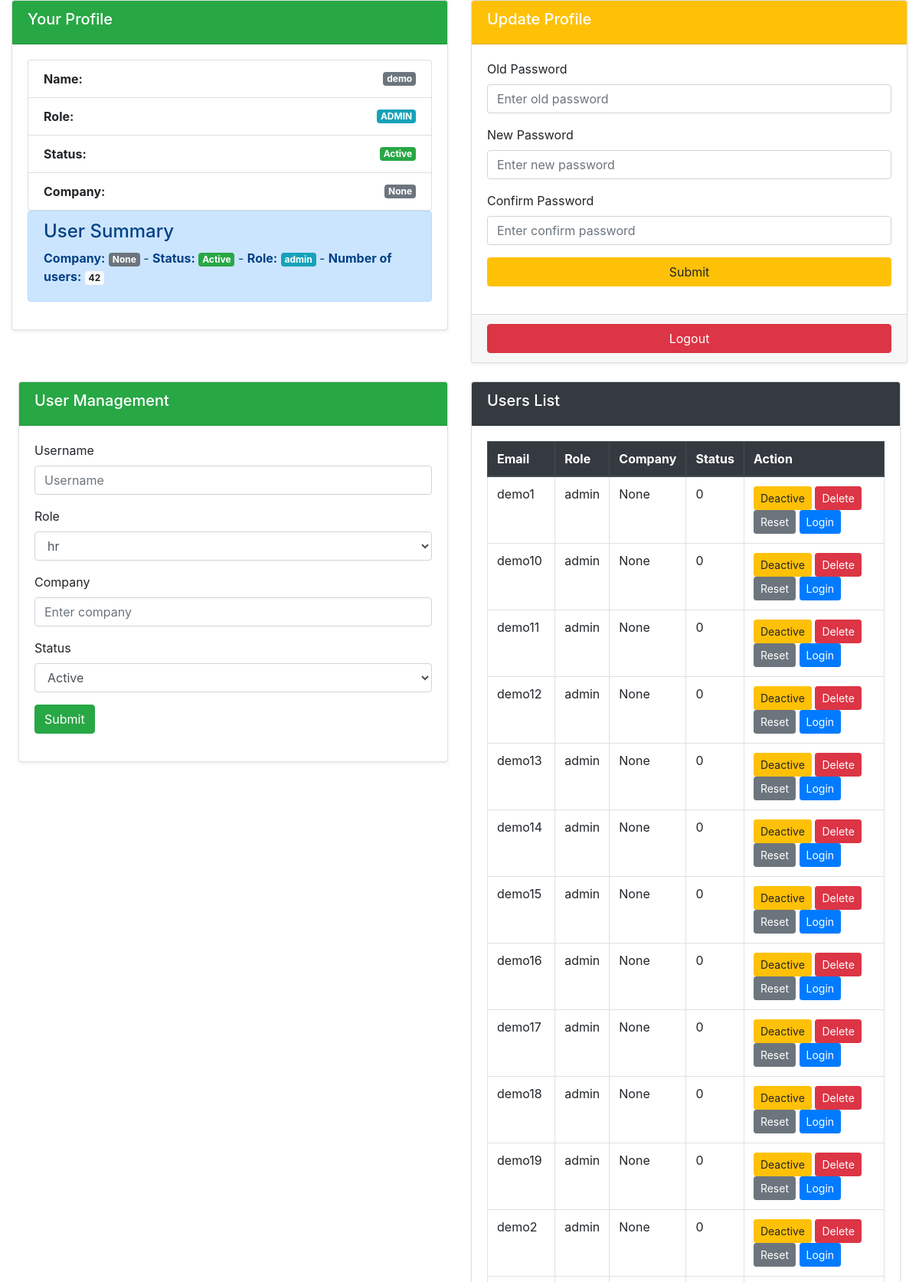
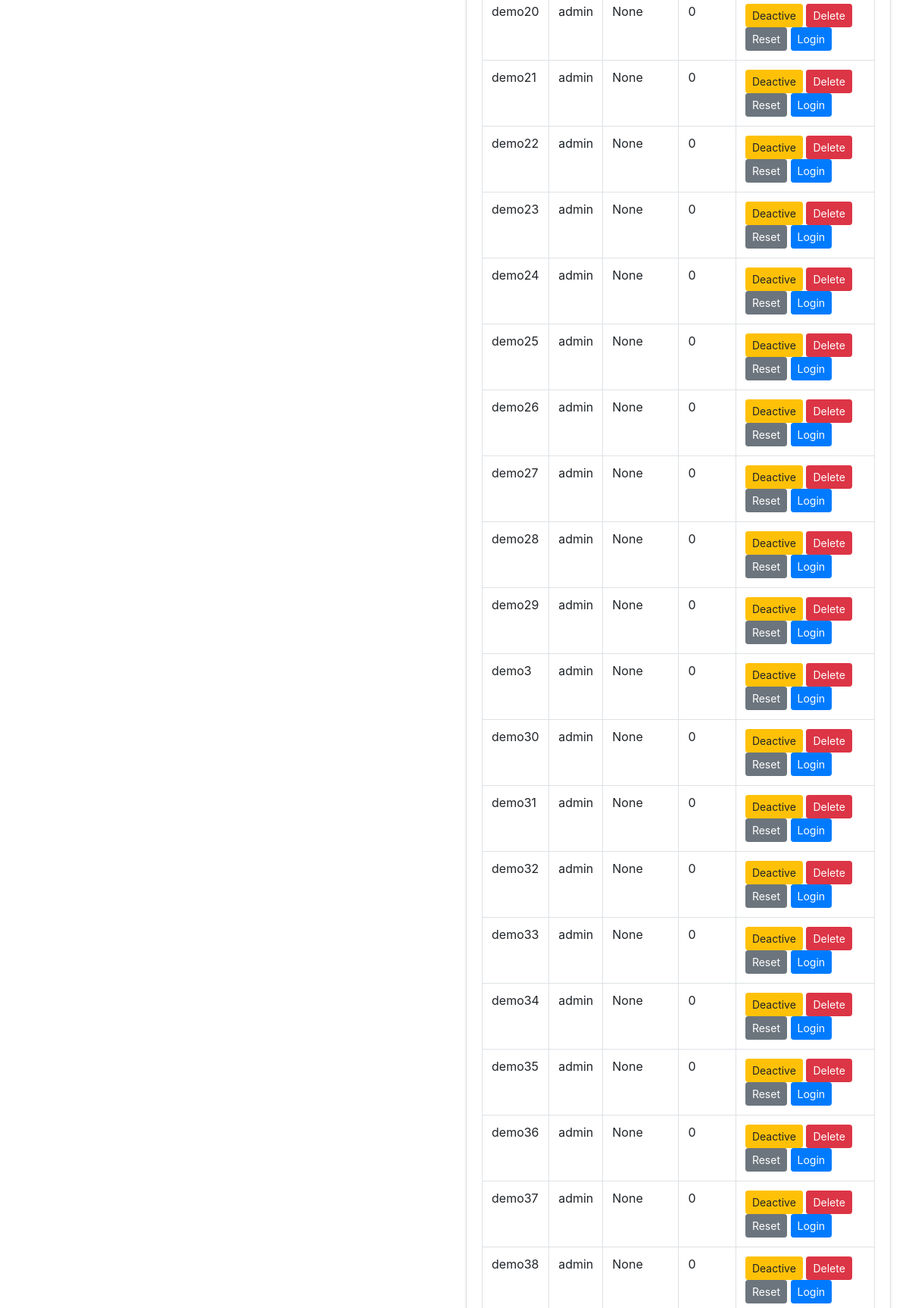
Screenshot of /hr/admin (signed in, upper part) with the database file from the repository (2 pictures, top to bottom).
### tables this page shows
CREATE TABLE `user` (
  `email` varchar(10) NOT NULL,
  `password` varchar(32) NOT NULL,
  `role` varchar(10) NOT NULL,
  `company` varchar(10) NOT NULL,
  `status` tinyint(1) NOT NULL,
  `reg_date` timestamp NOT NULL DEFAULT current_timestamp(),
  PRIMARY KEY (`email`)
);

### hr/admin/index.php (the view, shortened to what this page needs)
<?php include_once "head1.php"; ?>
<link rel="stylesheet" href="https://stackpath.bootstrapcdn.com/bootstrap/4.5.2/css/bootstrap.min.css">
<div class="container-fluid">
<div class="row">
    <div class="col-md-6">
        <div class="card mb-4 shadow-sm">
            <div class="card-header bg-success text-white">
                <h5>Your Profile</h5>
            </div>
            <div class="card-body">
                <div class="list-group">
                    <div class="list-group-item d-flex justify-content-between align-items-center">
                        <strong>Name:</strong>
                        <span class="badge badge-secondary"><?php echo htmlspecialchars($_SESSION['email']); ?></span>
                    </div>
                    <?php
                    $sql = "SELECT * FROM user WHERE email='" . $_SESSION['email'] . "'";
                    $result = mysqli_query($conn, $sql);
                    if (mysqli_num_rows($result) > 0) {
                        while ($row = mysqli_fetch_assoc($result)) {
                            echo "<div class='list-group-item d-flex justify-content-between align-items-center'><strong>Role:</strong><span class='badge badge-info'>" . htmlspecialchars(strtoupper($row['role'])) . "</span></div>";
                            echo "<div class='list-group-item d-flex justify-content-between align-items-center'><strong>Status:</strong><span class='badge badge-" . ($row['status'] == 0 ? 'success' : 'danger') . "'>" . ($row['status'] == 0 ? 'Active' : 'Blocked') . "</span></div>";
                            echo "<div class='list-group-item d-flex justify-content-between align-items-center'><strong>Company:</strong><span class='badge badge-secondary'>" . htmlspecialchars($row['company']) . "</span></div>";
                        }
                    } else {
                        echo "<div class='list-group-item list-group-item-danger'>No results found.</div>";
                    }
                    ?>
                </div>
                <div class="alert alert-primary" role="alert">
                <h4 class="alert-heading"><i class="fas fa-users"></i> User Summary</h4>
                <?php
                $sql = "SELECT company, status, role, COUNT(DISTINCT email) AS total FROM user GROUP BY company, status, role";
                $result = mysqli_query($conn, $sql);
                while ($row = mysqli_fetch_assoc($result)) {
                    echo "<p class='mb-2'><i class='fas fa-building'></i> <strong>Company:</strong> <span class='badge badge-secondary'>" . htmlspecialchars($row['company']) . "</span> - <i class='fas fa-circle'></i> <strong>Status:</strong> <span class='badge badge-" . ($row['status'] == 0 ? 'success' : 'danger') . "'>" . ($row['status'] == 0 ? 'Active' : 'Blocked') . "</span> - <i class='fas fa-user-tag'></i> <strong>Role:</strong> <span class='badge badge-info'>" . htmlspecialchars($row['role']) . "</span> - <i class='fas fa-user-friends'></i> <strong>Number of users:</strong> <span class='badge badge-light'>" . $row['total'] . "</span></p>";
                }
                ?>
                </div>
            </div>
        </div>
    </div>
    <div class="col-md-6">
        <div class="card mb-4 shadow-sm">
            <div class="card-header bg-warning text-white">
                <h5>Update Profile</h5>
            </div>
            <div class="card-body">
                <form method="POST" action="<?php echo htmlspecialchars($_SERVER['PHP_SELF']); ?>">
                    <div class="mb-3">
                        <label for="oldpassword" class="form-label">Old Password</label>
                        <input type="password" class="form-control" id="oldpassword" name="oldpassword" placeholder="Enter old password" required>
                    </div>
                    <div class="mb-3">
                        <label for="password" class="form-label">New Password</label>
                        <input type="password" class="form-control" id="password" name="password" placeholder="Enter new password" pattern="(?=.*\d)[A-Za-z\d]{8,}" title="Must contain at least 8 characters, including letters and numbers" required>
                    </div>
                    <div class="mb-3">
                        <label for="confirmpassword" class="form-label">Confirm Password</label>
                        <input type="password" class="form-control" id="confirmpassword" name="confirmpassword" placeholder="Enter confirm password" pattern="(?=.*\d)[A-Za-z\d]{8,}" title="Must contain at least 8 characters, including letters and numbers" required>
                    </div>
                    <button type="submit" name="updatepassword" class="btn btn-warning w-100">Submit</button>
                </form>
            </div>
            <div class="card-footer text-muted">
                <a href="logout.php" class="btn btn-danger w-100">Logout</a>
            </div>
        </div>
    </div>
</div>
    <div class="row">
        <main role="main" class="col-md-12 ml-sm-auto col-lg-12 px-4">
            <div class="row">
                <div class="col-md-6">
                    <div class="card mb-4 shadow-sm">
                        <div class="card-header bg-success text-white">
                            <h5>User Management</h5>
                        </div>
                        <div class="card-body">
                            <form action="<?php echo htmlspecialchars($_SERVER['PHP_SELF']); ?>" method="POST">
                                <div class="mb-3">
                                    <label for="email" class="form-label">Username</label>
                                    <input type="text" class="form-control" id="email" name="email" placeholder="Username" required>
                                </div>
                                <div class="mb-3">
                                    <label for="role" class="form-label">Role</label>
                                    <select class="form-control" id="role" name="role" required>
                                    <?php
                                $files = array_diff(scandir(dirname(__FILE__, 2)), array('..', '.', '.git', '.idea', 'vendor', 'composer.json', 'composer.lock', 'assets', 'person', 'admin'));
                                foreach ($files as $file) {
                                    if (is_dir(dirname(__FILE__, 2) . DIRECTORY_SEPARATOR . $file)) {
                                        echo "<option value='$file'>$file</option>";
                                    }
                                }
                                ?>
                                    </select>
                                </div>
                                <div class="mb-3">
                                    <label for="company" class="form-label">Company</label>
                                    <input type="text" class="form-control" id="company" name="company" placeholder="Enter company" required>
                                </div>
                                <div class="mb-3">
                                    <label for="status" class="form-label">Status</label>
                                    <select class="form-control" id="status" name="status" required>
                                        <option value="0">Active</option>
                                    </select>
                                </div>
                                <button type="submit" name="submit" class="btn btn-success">Submit</button>
                            </form>
                        </div>
                    </div>
                </div>
                <div class="col-md-6">
                    <div class="card mb-4 shadow-sm">
                        <div class="card-header bg-dark text-white">
                            <h5>Users List</h5>
                        </div>
                        <div class="card-body">
                            <table class="table table-bordered">
                                <thead class="thead-dark">
                                    <tr>
                                        <th>Email</th>
                                        <th>Role</th>
                                        <th>Company</th>
                                        <th>Status</th>
                                        <th>Action</th>
                                    </tr>
                                </thead>
                                <tbody>
                                    <?php
                                    $sql = "SELECT email, role, company, status FROM user where email != '$_SESSION[email]'";
                                    $result = mysqli_query($conn, $sql);
                                    if (mysqli_num_rows($result) > 0) {
                                        while ($row = mysqli_fetch_assoc($result)) {
                                            echo "<tr>";
                                            echo "<td>" . htmlspecialchars($row['email']) . "</td>";
                                            echo "<td>" . htmlspecialchars($row['role']) . "</td>";
                                            echo "<td>" . htmlspecialchars($row['company']) . "</td>";
                                            echo "<td>" . htmlspecialchars($row['status']) . "</td>";
                                            echo "<td>
                                                    <a href='index.php?activateid=" . htmlspecialchars($row['email']) . "' class='btn btn-sm " . ($row['status'] == 0 ? 'btn-warning' : 'btn-danger') . "'>" . ($row['status'] == 0 ? 'Deactive' : 'Active') . "</a>
                                                    <a href='index.php?deleteid=" . htmlspecialchars($row['email']) . "' class='btn btn-sm btn-danger'>Delete</a>
                                                    <a href='index.php?resetid=" . htmlspecialchars($row['email']) . "' class='btn btn-sm btn-secondary'>Reset</a>
                                                    <a href='index.php?loginid=" . htmlspecialchars($row['email']) . "' class='btn btn-sm btn-primary'>Login</a>
                                                  </td>";
                                            echo "</tr>";
                                        }
                                    } else {
                                        echo "<tr><td colspan='5' class='text-center'>No results found</td></tr>";
                                    }
                                    ?>
                                </tbody>
                            </table>
                        </div>
                    </div>
                </div>
            </div>
        </main>
    </div>
</div>

### rows the page displays
user: role "ADMIN", status "Active", company "None"
user: email "demo1", role "admin", company "None", status "0", shows "Deactive"
user: email "demo10", role "admin", company "None", status "0", shows "Deactive"
user: email "demo11", role "admin", company "None", status "0", shows "Deactive"
user: email "demo12", role "admin", company "None", status "0", shows "Deactive"
user: email "demo13", role "admin", company "None", status "0", shows "Deactive"
user: email "demo14", role "admin", company "None", status "0", shows "Deactive"
user: email "demo15", role "admin", company "None", status "0", shows "Deactive"
user: email "demo16", role "admin", company "None", status "0", shows "Deactive"
user: email "demo17", role "admin", company "None", status "0", shows "Deactive"
user: email "demo18", role "admin", company "None", status "0", shows "Deactive"
user: email "demo19", role "admin", company "None", status "0", shows "Deactive"
user: email "demo2", role "admin", company "None", status "0", shows "Deactive"
user: email "demo20", role "admin", company "None", status "0", shows "Deactive"
user: email "demo21", role "admin", company "None", status "0", shows "Deactive"
user: email "demo22", role "admin", company "None", status "0", shows "Deactive"
user: email "demo23", role "admin", company "None", status "0", shows "Deactive"
user: email "demo24", role "admin", company "None", status "0", shows "Deactive"
user: email "demo25", role "admin", company "None", status "0", shows "Deactive"
user: email "demo26", role "admin", company "None", status "0", shows "Deactive"
user: email "demo27", role "admin", company "None", status "0", shows "Deactive"
user: email "demo28", role "admin", company "None", status "0", shows "Deactive"
user: email "demo29", role "admin", company "None", status "0", shows "Deactive"
user: email "demo3", role "admin", company "None", status "0", shows "Deactive"
user: email "demo30", role "admin", company "None", status "0", shows "Deactive"
user: email "demo31", role "admin", company "None", status "0", shows "Deactive"
user: email "demo32", role "admin", company "None", status "0", shows "Deactive"
user: email "demo33", role "admin", company "None", status "0", shows "Deactive"
user: email "demo34", role "admin", company "None", status "0", shows "Deactive"
user: email "demo35", role "admin", company "None", status "0", shows "Deactive"
user: email "demo36", role "admin", company "None", status "0", shows "Deactive"
user: email "demo37", role "admin", company "None", status "0", shows "Deactive"
user: email "demo38", role "admin", company "None", status "0", shows "Deactive"

### other values shown
$_SESSION['email'] "demo"
$row['company'] "None"
$row['role'] "admin"
$row['total'] "42"
form field role "hr"
